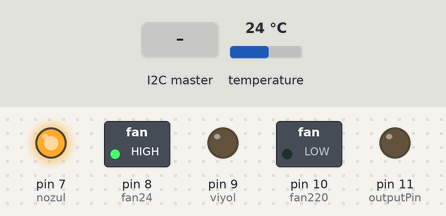
The sketch below on a simulated Arduino Uno, built with avr-gcc and run on an emulated ATmega328P. Parts: switched loads named in the sketch (green lamp = pin HIGH), output pins drawn as LEDs (lit = HIGH). The inputs (shaded band) are chosen by the test bench; at power-on: temperature 24 °C.

Above: at 1.2 s.
1.3 s: the I2C master sends "V"
At 1.9 s:
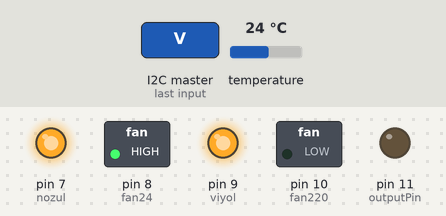
2.8 s: the I2C master sends "C"
At 3.9 s:
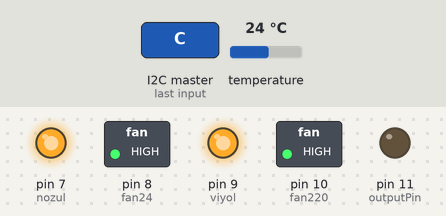
4.3 s: the I2C master sends "Y"
At 5.0 s:
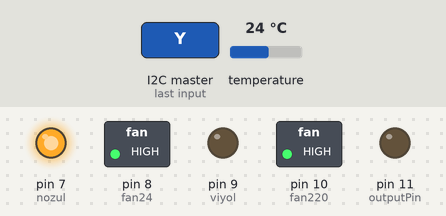
5.8 s: the I2C master sends "N"
At 7.0 s:
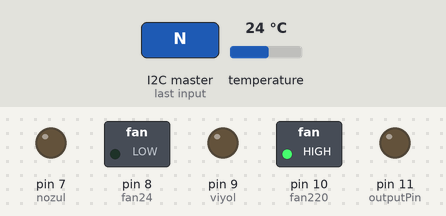
7.3 s: the I2C master sends "V"
At 8.5 s:
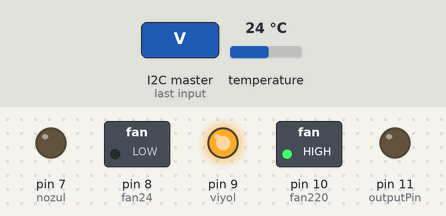
8.8 s: the I2C master sends "D"
At 9.5 s:
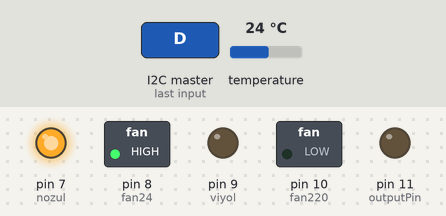
Timing chart, 0 to 11.3 s (numbered marks = the images above; inputs shaded):
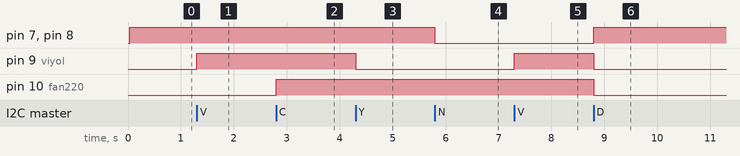

The sketch:

slavei2c.ino
```cpp
/*#############################  SLAVE_SICAKLIK_PID#################### */
#include <Wire.h>
#include <DallasTemperature.h>
#include <RBDdimmer.h>
#include <OneWire.h>
#define outputPin 11
#define zerocross 2
unsigned long lastTime1;
const byte viyol=9;
String sicaklikString;
  char sicaklikChar[5];
const byte nozul=7;
const byte fan220=10;
const byte fan24=8;
OneWire oneWire(6);
DallasTemperature DS18B20(&oneWire);
DeviceAddress DS18B20adres;
bool isActive=false,ok=false,calis;
float C;
int say = 0,say2;
unsigned long haha,hahaha;
const float  kp=40 ;         //Mine was 2.5
const float  ki=0.8;        //Mine was 0.06
const float  kd=3;         //Mine was 0.8
static float PID_p, PID_i, PID_d, PID_total;      //We will store here the real temp
float  Setpoint = 36.6;    //In degrees C
const float  SetpointDiff = 30;
const float  refresh_rate = 100;                   //PID loop time in ms
float now_pid_error, prev_pid_error;
unsigned long elapsedTime, now_time, prev_time,b,x,a;
dimmerLamp dimmer(outputPin);
void(* resetFunc) (void) = 0;
void setup() {
  Serial.begin(9600);
  Wire.begin(0x91);
  Wire.onRequest(wireSend);
  Wire.onReceive(wireGet);

  dimmer.begin(NORMAL_MODE, ON);
  DS18B20.begin();
  DS18B20.getAddress(DS18B20adres, 0);

 /* for (uint8_t i = 0; i < 8; i++)
  {
    Serial.print("0x");
    if (DS18B20adres[i] < 0x10) Serial.print("0");
    Serial.print(DS18B20adres[i], HEX);
    if (i < 7) Serial.print(", ");
  }*/
  DS18B20.setResolution(DS18B20adres, 9);
  pinMode(viyol,OUTPUT);
  pinMode(nozul,OUTPUT);
  pinMode(fan220,OUTPUT);
  pinMode(fan24,OUTPUT);
  digitalWrite(fan24,HIGH);
  digitalWrite(nozul,HIGH);
}

void loop() {
if(isActive){
  PID_control();
  }
  else delay(10
  );

}
void PID_control(void){
  elapsedTime = millis() - prev_time;
  if(elapsedTime > refresh_rate){
    DS18B20.requestTemperatures();
      C=DS18B20.getTempCByIndex(0);
    now_pid_error = Setpoint - C;
    PID_p = kp * now_pid_error;
    PID_d = kd*((now_pid_error - prev_pid_error)/refresh_rate);
    if(-3 < now_pid_error && now_pid_error < 3){
      PID_i = PID_i + (ki * now_pid_error);}
    else{PID_i = 0;}

    PID_total = PID_p + PID_i + PID_d;
    PID_total = map(PID_total, 0, 150,0 , 100  );


    if(PID_total <= 0){PID_total = 0;}
    if(PID_total >= 100) {PID_total =100; }
   //Serial.print(PID_total);
   // Serial.print(C);


    sicaklikString="";
    sicaklikString += C;
    sicaklikString.toCharArray(sicaklikChar,5);

    prev_time = millis();
    prev_pid_error = now_pid_error;
  }
}
void wireGet(int veri)
{
  char getChar;
    getChar = Wire.read();
  if(getChar == 'C')
   {String sicaklik;
    while(Wire.available()){
      char c = Wire.read();
    sicaklik += c;
      }
      Setpoint=sicaklik.toFloat();
     digitalWrite(fan220,HIGH);
     isActive=true;
    }
  else if(getChar == 'D')
   {
    digitalWrite(viyol,LOW);
    digitalWrite(nozul,HIGH);
    digitalWrite(fan220,LOW);
    digitalWrite(fan24,HIGH);
    isActive=false;
    resetFunc();
    }
    else if(getChar=='Y'){
      digitalWrite(viyol,LOW);
    }
    else if(getChar=='N'){
      digitalWrite(nozul,LOW);
      digitalWrite(fan24,LOW);
    }
    else if(getChar=='M'){
      digitalWrite(nozul,HIGH);
      digitalWrite(fan24,HIGH);
    }
   else if(getChar == 'V'){
    digitalWrite(viyol,HIGH);
    }
    else if(getChar=='P'){
      String sicaklik;
    while(Wire.available()){
      char c = Wire.read();
    sicaklik += c;
      }
      Setpoint=sicaklik.toFloat();
      isActive=true;
      }

}

void wireSend()
{
  Wire.write(sicaklikChar);
}
void yakamk(){
      dimmer.setPower(PID_total);

  }
```

Measured:
- after the input at 1.3 s, pin 9 (viyol): LOW → HIGH at once
- after the input at 2.8 s, pin 10 (fan220): LOW → HIGH at once
- after the input at 4.3 s, pin 9 (viyol): HIGH → LOW at once
- after the input at 5.8 s, pin 7 (nozul), pin 8 (fan24): HIGH → LOW at once
- after the input at 7.3 s, pin 9 (viyol): LOW → HIGH at once
- after the input at 8.8 s, pin 7 (nozul), pin 8 (fan24): LOW → HIGH at once; pin 9 (viyol), pin 10 (fan220): HIGH → LOW at once
